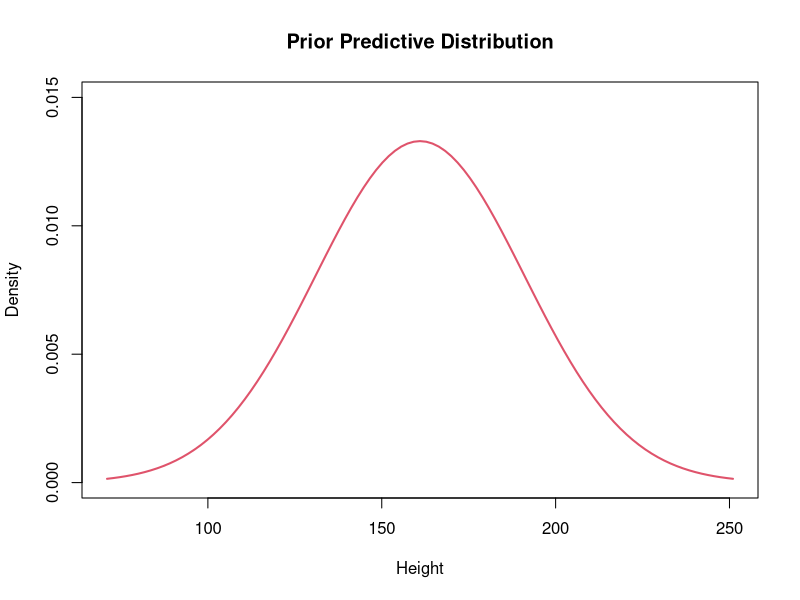
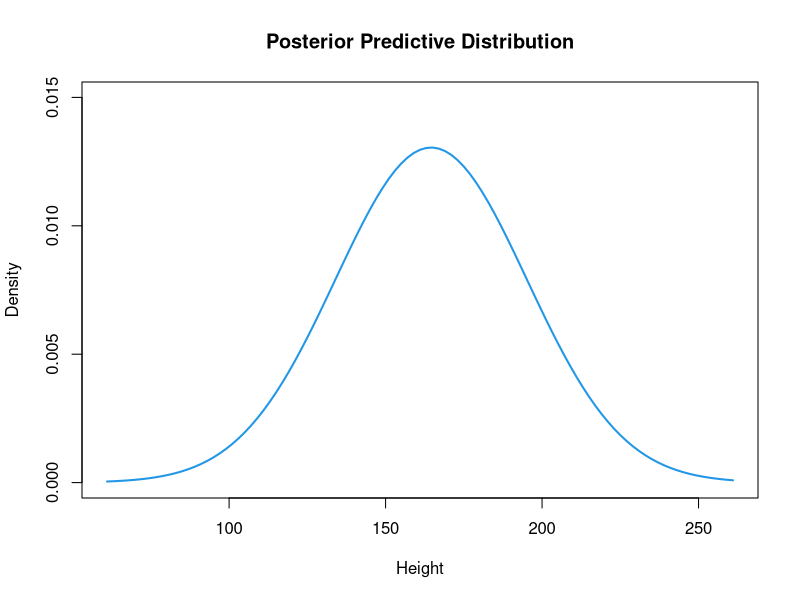
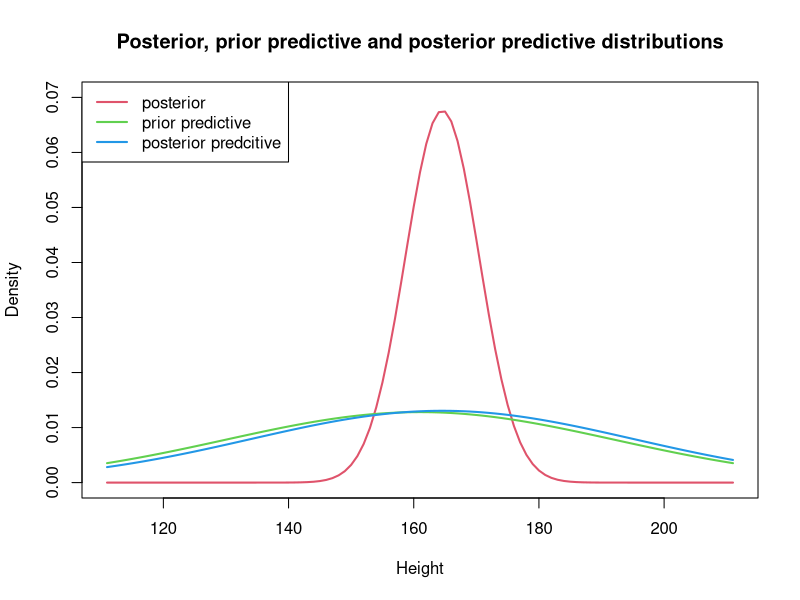
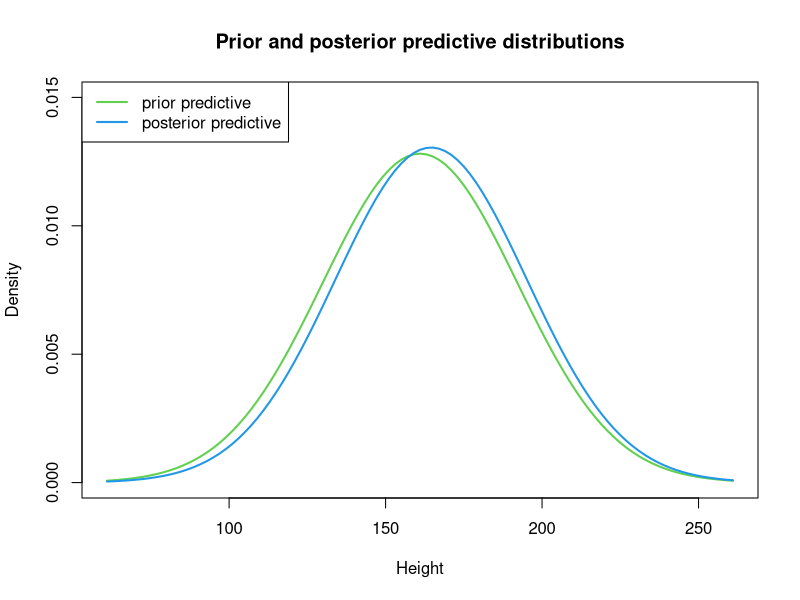
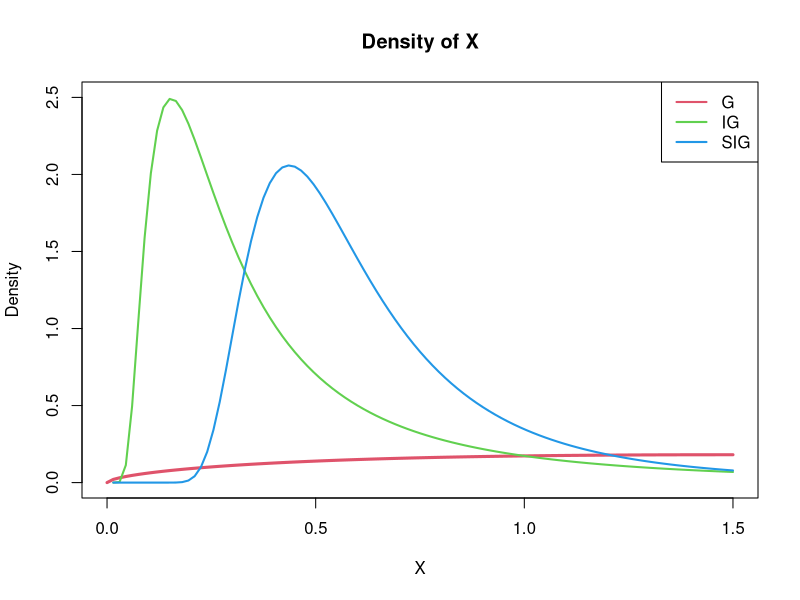
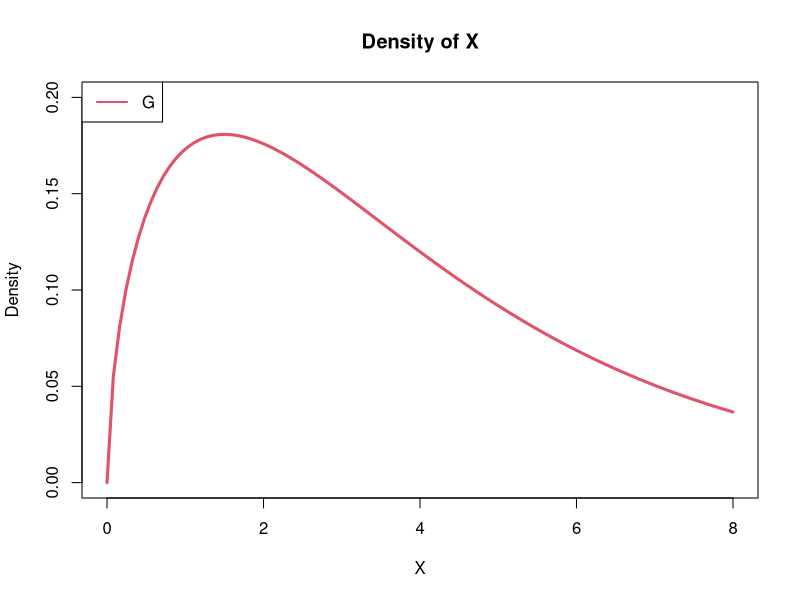
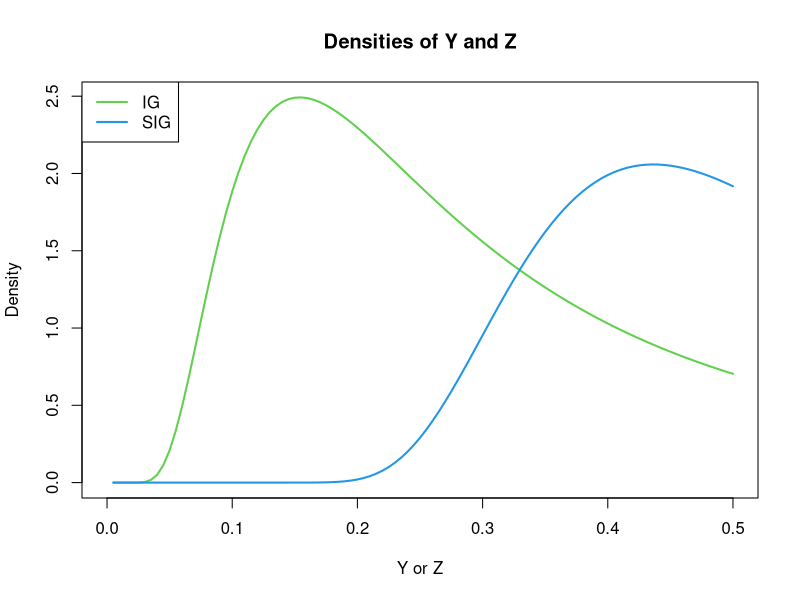
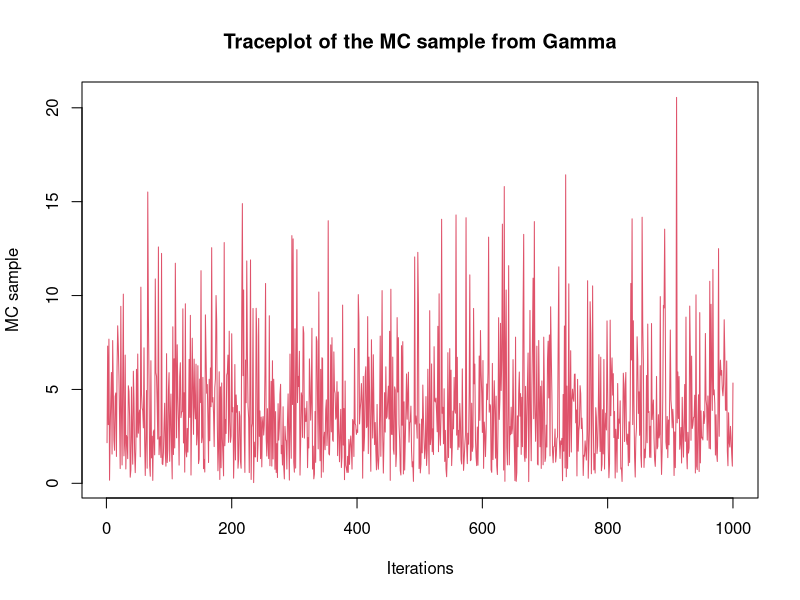

The R source for these figures, in order:
## ---- chunk 1
knitr::opts_chunk$set(echo = TRUE)
## ---- chunk 2
height <- c(166,168,168,177,160,170,172,159,175,164,175,167,164)
n      <- length(height) # sample size
y.bar  <- mean(height)   # sample mean
kappa  <- 1/900          # precision for data
mu     <- 161            # prior mean
lambda <- 1/70           # prior precision

## Compute posterior mean and precision
mu.post     <- (kappa*n*y.bar + lambda*mu) / (n*kappa + lambda)
lambda.post <- n*kappa + lambda
## ---- chunk 3
curve(dnorm(x, mean=mu, sd=sqrt(1/kappa)), ylim=c(0, 0.015), xlim=c(71, 251), 
      col=2, lwd=2, xlab="Height", ylab="Density", main="Prior Predictive Distribution")
## ---- chunk 4
## P[y > 200] for one future observation of Height
pnorm(200, mean=mu, sd=sqrt(1/lambda + 1/kappa), lower.tail=F)
## ---- chunk 5
## Compute posterior mean and precision
mu.post     <- (kappa*n*y.bar + lambda*mu) / (n*kappa + lambda)
lambda.post <- n*kappa + lambda

cat(sprintf("Posterior mean is %.4f \nPosterior inversed precision is %.4f", 
            mu.post, 1/lambda.post))
## ---- chunk 6
curve(dnorm(x, mean=mu.post, sd=sqrt(1/lambda.post+1/kappa)), ylim=c(0, 0.015), 
      xlim=c(61, 261), col=4, lwd=2, xlab="Height", ylab="Density", 
      main="Posterior Predictive Distribution")
## ---- chunk 7
pnorm(200, mean=mu.post, sd=sqrt(1/lambda.post+1/kappa), lower.tail=F)
## ---- chunk 8
curve(dnorm(x, mean=164.558, sd=sqrt(34.80663)), ylim=c(0, 0.07), xlim=c(111, 211), 
      col=2, lwd=2, xlab="Height", ylab="Density", 
      main="Posterior, prior predictive and posterior predictive distributions")
curve(dnorm(x, mean=161, sd=sqrt(970)), col=3, lwd=2, add=TRUE)
curve(dnorm(x, mean=164.558, sd=sqrt(934.80663)), col=4, lwd=2, add=TRUE)
legend("topleft", legend=c("posterior", "prior predictive", "posterior predcitive"), 
       col=2:4, lwd=2)

curve(dnorm(x, mean=161, sd=sqrt(970)), ylim=c(0, 0.015), xlim=c(61, 261), col=3, lwd=2, 
      xlab="Height", ylab="Density", main="Prior and posterior predictive distributions")
curve(dnorm(x, mean=164.558, sd=sqrt(934.80663)), col=4, lwd=2, add=TRUE)
legend("topleft", legend=c("prior predictive", "posterior predictive"), col=3:4, lwd=2)
## ---- chunk 9
df <- data.frame(
  Mean=c(mu.post, mu, mu.post), 
  Variance=c(1/lambda.post, 1/lambda+1/kappa, 1/lambda.post+1/kappa), 
  SD=c(sqrt(1/lambda.post), sqrt(1/lambda+1/kappa), sqrt(1/lambda.post+1/kappa))
)
rownames(df) <- c("Posterior", "Prior predictive", "Posterior predictive")
knitr::kable(df, align="c", caption="Summary statistics")
## ---- chunk 10
## Define inverse-gamma distribution function
dinvgamma <- function(x, a, b) {
  return(
    (b^a)/gamma(a) * (1/x)^(a+1) * exp(-b/x)
  )
}

## Define square root inverse-gamma distribution function
dsqrtinvgamma <- function(x, a, b) {
  return(
    2 * (b^a)/gamma(a) * (1/x)^(2*a+1) * exp(-b/x^2)
  )
}
## ---- chunk 11
a <- 1.6
b <- 0.4
## ---- chunk 12
curve(dgamma(x, shape=a, rate=b), xlim=c(0, 1.5), ylim=c(0, 2.5), col=2, lwd=3, 
      xlab="X", ylab="Density", main="Density of X")
curve(dinvgamma(x, a, b), col=3, lwd=2, add=TRUE)
curve(dsqrtinvgamma(x, a, b), add=TRUE, col=4, lwd=2)
legend("topright", legend=c("G", "IG", "SIG"), col=2:4, lwd=2)
## ---- chunk 13
curve(dgamma(x, shape=a, rate=b), xlim=c(0, 8), ylim=c(0, 0.2), col=2, lwd=3, 
      xlab="X", ylab="Density", main="Density of X")
legend("topleft", legend="G", col=2, lwd=2)

curve(dinvgamma(x, a, b), xlim=c(0, 0.5), col=3, lwd=2, 
      main="Densities of Y and Z", y="Density", xlab="Y or Z")
curve(dsqrtinvgamma(x, a, b), add=TRUE, col=4, lwd=2)
legend("topleft", legend=c("IG", "SIG"), col=c(3, 4), lwd=2)
## ---- chunk 14
## Set seed for reproducible results
set.seed(44566)

## Parameters for Gamma
a <- 1.6 # shape
b <- 0.4 # rate (inverse of scale)

## MC sample size
M <- 1000
## ---- chunk 15
## Generate a MC sample of size 1000 from Gamma 
mc.G <- rgamma(M, shape=a, rate=b)

## Generate a MC sample of size 1000 from Inverse Gamma 
mc.IG <- 1 / mc.G

## Generate a MC sample of size 1000 from Square root Inverse Gamma 
mc.SIG <- sqrt(1/mc.G)
## ---- chunk 16
plot(1:M, mc.G, type="l", col=2, xlab="Iterations", ylab="MC sample", 
     main="Traceplot of the MC sample from Gamma")
hist(mc.G, breaks=50, freq=FALSE, xlab="X", main="Histogram of MC sample of X")
curve(dgamma(x, a, b), add=TRUE, col=2, lwd=2)

plot(1:M, mc.IG, type="l", col=3, xlab="Iterations", ylab="MC sample", 
     main="Traceplot of the MC sample from Inverse Gamma")
hist(mc.IG, breaks=50, freq=FALSE, xlab="Y", main="Histogram of MC sample of Y")
curve(dinvgamma(x, a, b), add=TRUE, col=3, lwd=2)

plot(1:M, mc.SIG, type="l", col=4, xlab="Iterations", ylab="MC sample", 
     main="Traceplot of the MC sample from Square root Inverse Gamma")
hist(mc.SIG, breaks=50, freq=FALSE, ylim=c(0, 2), xlab="Z", 
     main="Histogram of MC sample of Z")
curve(dsqrtinvgamma(x, a, b), add=TRUE, col=4, lwd=2)
## ---- chunk 17
hist(mc.G, breaks=50, freq=FALSE)
curve(dgamma(x, a, b), add=TRUE, col=2, lwd=2)

hist(mc.IG, breaks=50, freq=FALSE)
curve(dinvgamma(x, a, b), add=TRUE, col=3, lwd=2)

hist(mc.SIG, breaks=50, freq=FALSE, ylim=c(0, 2))
curve(dsqrtinvgamma(x, a, b), add=TRUE, col=4, lwd=2)
## ---- chunk 18
hist(mc.G, breaks=50, freq=FALSE)
curve(dgamma(x, a, b), from=min(mc.G), to=max(mc.G), add=TRUE, col=2, lwd=2)

hist(mc.IG, breaks=50, freq=FALSE)
curve(dinvgamma(x, a, b), from=min(mc.IG), to=max(mc.IG), add=TRUE, col=3, lwd=2)

hist(mc.SIG, breaks=50, freq=FALSE, ylim=c(0, 2))
curve(dsqrtinvgamma(x, a, b), from=min(mc.SIG), to=max(mc.SIG), add=TRUE, col=4, lwd=2)
## ---- chunk 19
## Gamma
meanG <- mean(mc.G)
medG <- median(mc.G)

## Inverse Gamma
meanIG <- mean(mc.IG)
medIG <- median(mc.IG)

## Square root Inverse Gamma
meanSIG <- mean(mc.SIG)
medSIG <- median(mc.SIG)
## ---- chunk 20
df <- data.frame(
  c(meanG, meanIG, meanSIG), 
  c(medG, medIG, medSIG)
)
colnames(df) <- c("Sample Mean", "Sample Median")
rownames(df) <- c("G", "IG", "SIG")

knitr::kable(df, caption="Summary statistics", align="c")
## ---- chunk 21
cat(sprintf(
  "Median of X: %.4f\nOne over median of Y: %.4f\nOne over squared median of Z: %.4f", 
  medG, 1/medIG, 1/medSIG^2
))
## ---- chunk 22
cat(sprintf(
  "Mean of X: %.4f\nOne over mean of Y: %.4f\nOne over squared mean of Z: %.4f", 
  meanG, 1/meanIG, 1/meanSIG^2
))
